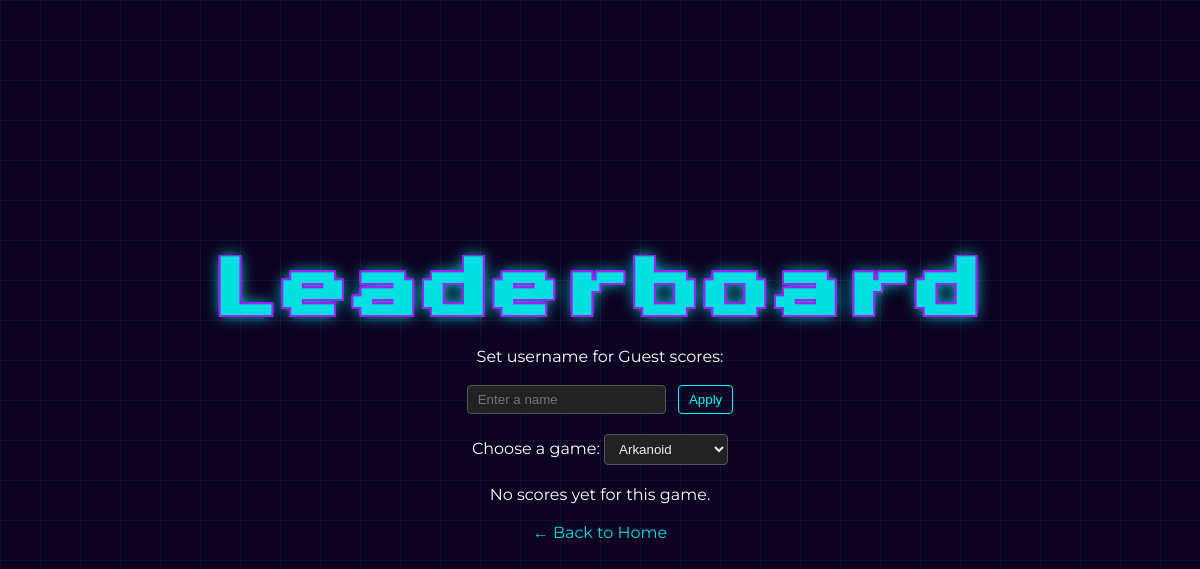
Page /leaderboard/ on the earlier database version.
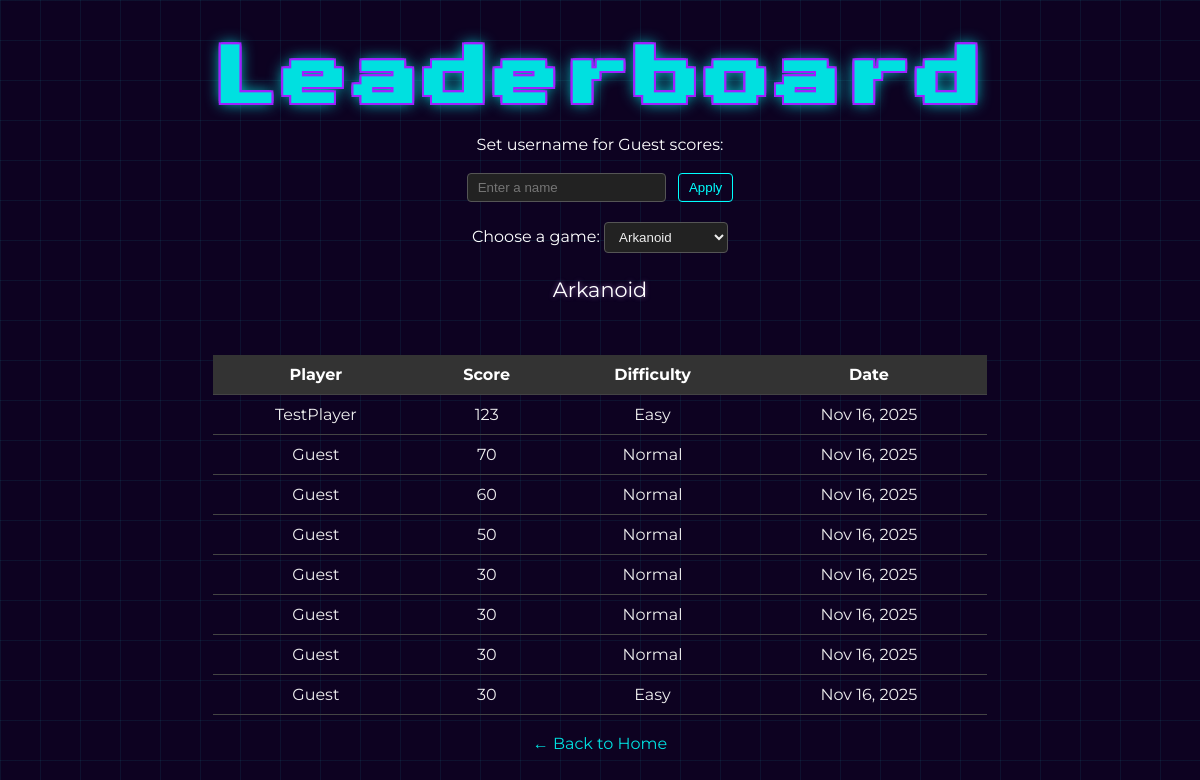
Same page on the later database version.
### app/models.py (models this page shows, shortened)
class Score(models.Model):
    GAME_CHOICES = [
        ("arkanoid", "Arkanoid"),
        ("shoulder-bird", "Shoulder-Bird"),
    ]
    game = models.CharField(max_length=50, choices=GAME_CHOICES)
    player_name = models.CharField(max_length=100)
    score = models.IntegerField()
    difficulty = models.CharField(
        max_length=20,
        default="Easy",    # <-- add a default so migrations don’t bug you
    )
    date = models.DateTimeField(auto_now_add=True)

### app/views.py (the view)
# urls.py: path("leaderboard/", views.leaderboard, name="leaderboard"),
def leaderboard(request):
    selected_game = request.GET.get("game", "arkanoid")
    game_choices = [
        ("arkanoid", "Arkanoid"),
        ("shoulder-bird", "Shoulder-Bird"),
    ]
    scores = Score.objects.filter(game=selected_game).order_by("-score", "-date")
    label_map = dict(game_choices)
    selected_game_label = label_map.get(selected_game, "Leaderboard")
    context = {
        "scores": scores,
        "game_choices": game_choices,
        "selected_game": selected_game,
        "selected_game_label": selected_game_label,
    }
    return render(request, "leaderboard.html", context)

### app/templates/leaderboard.html (shortened to what this page needs)
{% load static %}
<!DOCTYPE html>
<html>
<head>
    <link rel="stylesheet" href="{% static 'css/main.css' %}">
</head>
<body>
    <div class="leaderboard-container">
        <h1>Leaderboard</h1>
        <div class="username-form">
            <label for="usernameInput">Set username for Guest scores:</label><br>
            <br>
            <input type="text" id="usernameInput" placeholder="Enter a name">
            <button type="button" onclick="setUsername()">Apply</button>
        </div>
        <form method="get" class="game-select-form">
            <label for="game">Choose a game:</label>
            <select name="game" id="game" onchange="this.form.submit()">
                {% for value, label in game_choices %}
                    <option value="{{ value }}" {% if value == selected_game %}selected{% endif %}>
                        {{ label }}
                    </option>
                {% endfor %}
            </select>
        </form>
        {% if scores %}
            <h2>{{ selected_game_label }}</h2>
            <table>
                <tr>
                    <th>Player</th>
                    <th>Score</th>
                    <th>Difficulty</th>
                    <th>Date</th>
                </tr>
                {% for s in scores %}
                    <tr>
                        <td>{{ s.player_name }}</td>
                        <td>{{ s.score }}</td>
                        <td>{{ s.difficulty }}</td>
                        <td>{{ s.date|date:"M d, Y" }}</td>
                    </tr>
                {% endfor %}
            </table>
        {% else %}
            <p>No scores yet for this game.</p>
        {% endif %}
        <a href="{% url 'home' %}" class="back-link">← Back to Home</a>
    </div>
</body>
</html>

### app/static/css/main.css (style rules this page uses)
:root { --dark-bg: #0d0221; --neon-pink: #ff00ff; --neon-cyan: #00e0e0; --neon-purple: #9f20ff; --light-purple: #e0aaff; --font-pixel: 'Press Start 2P', cursive; --font-modern: 'Montserrat', sans-serif; --grid-color: rgba(30, 227, 227, 0.07); }
html { box-sizing: border-box; }
*, *::before, *::after { box-sizing: inherit; margin: 0; padding: 0; }
body { font-family: var(--font-modern); background-color: var(--dark-bg); color: #fff; min-height: 100vh; display: flex; flex-direction: column; align-items: center; justify-content: center; text-align: center; overflow-x: hidden; overflow-y: auto; position: relative; background-image: linear-gradient(var(--grid-color) 1px, transparent 1px), linear-gradient(90deg, var(--grid-color) 1px, transparent 1px); background-size: 40px 40px; background-position: 0 0; animation: scrollGrid 30s linear infinite; }
h1 { font-family: var(--font-pixel); color: var(--neon-cyan); font-size: 4rem; margin-bottom: 1.5rem; text-shadow: -2px -2px 0 var(--neon-purple), 2px -2px 0 var(--neon-purple), -2px 2px 0 var(--neon-purple), 2px 2px 0 var(--neon-purple), -2px 0 0 var(--neon-purple), 2px 0 0 var(--neon-purple), 0 -2px 0 var(--neon-purple), 0 2px 0 var(--neon-purple), 0 0 15px var(--neon-cyan); letter-spacing: 0.1em; }
h2 { font-family: var(--font-modern); color: var(--light-lavender); font-weight: 400; font-size: 1.3rem; line-height: 1.6; margin-top: 0; margin-bottom: 3rem; text-shadow: 0 0 5px rgba(224, 170, 255, 0.5); }
a { color: var(--neon-cyan); text-decoration: none; }
html, body, button, a, input { cursor: none !important; }

### app/templates/leaderboard.html (style rules this page uses)
.leaderboard-container { max-width: 800px; margin: 40px auto; text-align: center; }
.game-select-form { margin-bottom: 20px; }
select { padding: 6px 10px; border-radius: 4px; border: 1px solid #555; background: #222; color: #eee; }
table { width: 100%; border-collapse: collapse; margin-top: 15px; }
th, td { padding: 10px; border-bottom: 1px solid #444; }
th { background: #333; color: #fff; }
td { color: #eee; }
.username-form { margin: 20px 0; }
.username-form input { padding: 6px 10px; border-radius: 4px; border: 1px solid #555; background: #222; color: #eee; margin-right: 8px; }
.username-form button { padding: 6px 10px; border-radius: 4px; border: 1px solid #0ff; background: transparent; color: #0ff; cursor: pointer; }

Differences in the rows shown:
added Score: player_name "TestPlayer", score "123", difficulty "Easy", date "Nov 16, 2025"
added Score: player_name "Guest", score "70", difficulty "Normal", date "Nov 16, 2025"
added Score: player_name "Guest", score "60", difficulty "Normal", date "Nov 16, 2025"
added Score: player_name "Guest", score "50", difficulty "Normal", date "Nov 16, 2025"
added Score: player_name "Guest", score "30", difficulty "Normal", date "Nov 16, 2025"
added Score: player_name "Guest", score "30", difficulty "Normal", date "Nov 16, 2025"
added Score: player_name "Guest", score "30", difficulty "Normal", date "Nov 16, 2025"
added Score: player_name "Guest", score "30", difficulty "Easy", date "Nov 16, 2025"
Other differences:
{{ selected_game_label }}: (not shown) → "Arkanoid"
text no longer shown: "No scores yet for this game."
text now shown: "Player Score Difficulty Date"
